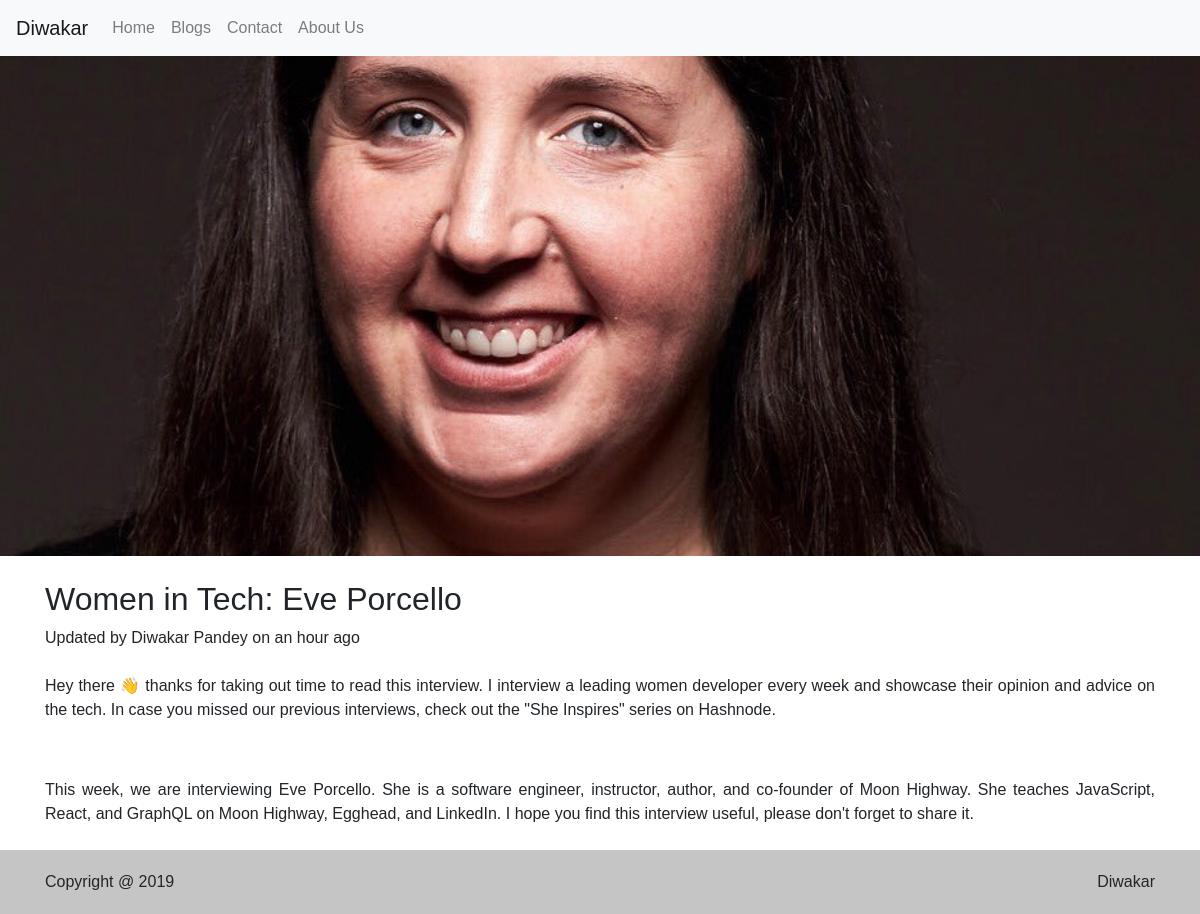
/blogs/3, run on the app's committed database.
### blog/models.py (models this page shows, shortened)
class Blog(models.Model):
    title = models.CharField(max_length=100)
    body = models.TextField()
    content = HTMLField(default="No content")
    cover_image = models.ImageField(upload_to="blogs", default="static/default_blog.jpg")
    created_date = models.DateTimeField(auto_now=True)
    created_by = models.ForeignKey(User, on_delete=models.SET_NULL, null=True)

### blog/views.py (the view)
# urls.py: path('<int:id>', blog_detail, name="blog_detail")
def blog_detail(request, id):
    context = {
        'blog': Blog.objects.get(pk=id)
    }
    return render(request, 'blog/blog_detail.html', context)

### blog/templates/blog/blog_detail.html (shortened to what this page needs)
{% extends 'blog/base/base.html' %}
{% load static %}
{% load humanize %}
{% block content %}
<div class="cover-image">
</div>
<div class="container">
    <div class="mt-4 mb-4">
        <h2>{{ blog.title }}</h2>
        <p>Updated by {{ blog.created_by.first_name }} {{ blog.created_by.last_name }} on {{ blog.created_date|naturaltime }}</p>
    </div>
    <div class="row">
        <div class="col-md-12">
            <div class="body mb-4">
                {{ blog.content|safe }}
            </div>
        </div>
    </div>
</div>
{% endblock %}

### blog/templates/blog/base/base.html (style rules this page uses)
body { font-family: Arial, Helvetica, sans-serif; }

### data on the page
Blog: title "Women in Tech: Eve Porcello", created_by.first_name "Diwakar", created_by.last_name "Pandey", created_date "an hour ago", content "Hey there 👋 thanks for taking out time to read this interview. I interview a leading women developer every week and showcase their opinion and advice on the tech. In case you missed our previous interviews, check out the \"She Inspires\" series on Hashnode. This week, we are interviewing Eve Porcello. She is a software engineer, instructor, author, and co-founder of Moon Highway. She teaches JavaScript, React, and GraphQL on Moon Highway, Egghead, and LinkedIn. I hope you find this interview useful, please don't forget to share it."
